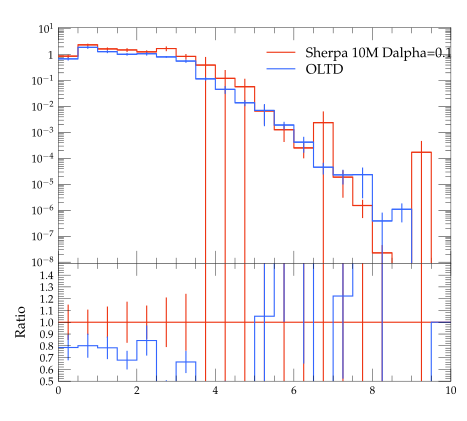

The script that saved this image:
#! /usr/bin/env python

# This Python script was auto-generated using YODA v2.0.0.
# Analysis object: /evtb/inc_bg_dr
# Timestamp: 12-04-2024 (11:12:09)

import matplotlib as mpl
import matplotlib.pyplot as plt
mpl.use('Agg') # comment out for interactive use
import os
import numpy as np

plotDir = os.path.split(os.path.realpath(__file__))[0]
if 'YODA_USER_PLOT_PATH' in globals():
    plot_outdir = globals()['YODA_USER_PLOT_PATH']
else:
    plot_outdir = plotDir

#plot style
plt.style.use(os.path.join(plotDir, '../default.mplstyle'))
# plot metadata
figW, figH = plt.rcParams['figure.figsize']
ax_xLabel = r''
ax_yLabel = r''
ax_title  = r''
ax_xScale = 'linear'
ax_yScale = 'log'
xLims = (0.0, 10.0)
yLims = (9.000000000000001e-09, 11.0)

# TeX-friendly labels for the legend
labels = [ r"Sherpa 10M Dalpha=0.1", r"OLTD" ]

# Create figure and axis objects
fig, (ax, ratio0_ax) = plt.subplots(2, 1, sharex=True,
                  figsize=(figW,figH), gridspec_kw={'height_ratios': (2, 1)})
ratio0_ax.yaxis.set_major_locator(mpl.ticker.MultipleLocator(0.1))
ratio0_ax.set_ylim(0.5, 1.4999)
ratio0_ax.set_ylabel('Ratio')

# LineColor map: curve index -> color
linecolors = {0: '#EE3311', 1: '#3366FF'}
# the numerical data is stored in a separate file
dataf = dict()
prefix = os.path.split(__file__)[0]
if prefix:    prefix = prefix + '/'
exec(open(prefix+'inc_bg_dr__data.py').read(), dataf)


legend_handles = [] # keep track of handles for the legend

# style options for curves
# starts at zorder>=5 to draw curve on top of legend
styles = {
  'curve0': {
    'color' : linecolors[0],
    'linestyle' : '-',
    'marker' : 'o',
    'zorder' : 5,
    'histstyle' : True,
  },
  'curve1': {
    'color' : linecolors[1],
    'linestyle' : '-',
    'marker' : 'o',
    'zorder' : 6,
    'histstyle' : True,
  },
}
# curve from input yoda files in main panel
for label in dataf['yvals'].keys():
    if all(np.isnan(v) for v in dataf['yvals'][label]):
        continue
    tmp = None
    if styles[label]['histstyle']: # draw as histogram
        tmp, = ax.plot(dataf['xedges'], dataf['yedges'][label],
                       color=styles[label]['color'],
                       linestyle=styles[label]['linestyle'],
                       drawstyle='steps-pre', solid_joinstyle='miter',
                       zorder=styles[label]['zorder'], label=label)
        ax.errorbar(dataf['xpoints'], dataf['yvals'][label], color=styles[label]['color'],
                    xerr=dataf['xerrs'], yerr=[dataf['ydowns'][label], dataf['yups'][label]],
                    linestyle='none', zorder=styles[label]['zorder'])
    else: # draw as scatter
        tmp = ax.errorbar(dataf['xpoints'], dataf['yvals'][label],
                          xerr=dataf['xerrs'],
                          yerr=[ dataf['ydowns'][label],
                          dataf['yups'][label] ],
                          fmt=styles[label]['marker'],
                          ecolor=styles[label]['color'],
                          color=styles[label]['color'], zorder=2)
        tmp[-1][0].set_linestyle(styles[label]['linestyle'])
    legend_handles += [tmp]
    for varLabel in dataf['variation_yvals'].keys():
        if varLabel.startswith(label):
            tmp, = ax.plot(dataf['xedges'], dataf['variation_yvals'][varLabel],
                           color=styles[label]['color'],
                           linestyle=styles[label]['linestyle'],
                           drawstyle='steps-pre', solid_joinstyle='miter',
                           zorder=styles[label]['zorder'], alpha=0.5)


# plots on ratio panel
# curve from input yoda files in ratio panel
for label, yvals in dataf['ratio0_yvals'].items():
    if all(np.isnan(v) for v in yvals):
        continue
    if styles[label]['histstyle']: # plot as histogram
        ratio0_ax.plot(dataf['xedges'], yvals,
                       color=styles[label]['color'],
                       linestyle=styles[label]['linestyle'],
                       drawstyle='steps-pre', zorder=1,
                       solid_joinstyle='miter')
        ratio0_ax.vlines(dataf['xpoints'],
                         dataf['ratio0_ymin'][label],
                         dataf['ratio0_ymax'][label],
                         color=styles[label]['color'], zorder=1)
    else: # plot as scatter
        tmp = ratio0_ax.errorbar(dataf['xpoints'],
                                 yvals, xerr=dataf['xerrs'],
                                 yerr=dataf['ratio0_yerrs'][label],
                                 fmt=styles[label]['marker'],
                                 ecolor=styles[label]['color'],
                                 color=styles[label]['color'])
        tmp[-1][0].set_linestyle(styles[label]['linestyle'])

    for varlabel in dataf['ratio0_variation_vals'].keys():
        if varlabel.startswith(label):
            ratio0_ax.plot(dataf['xedges'],
                            dataf['ratio0_variation_vals'][varlabel],
                            color=styles[label]['color'],
                            linestyle=styles[label]['linestyle'],
                            drawstyle='steps-pre', solid_joinstyle='miter',
                            zorder=1, alpha=0.5)

legend_pos = (0.5, 0.97)
ax.legend(legend_handles, labels, loc='upper left', bbox_to_anchor=legend_pos)

# set plot metadata as defined above
ratio0_ax.set_xlabel(ax_xLabel)
ratio0_ax.xaxis.set_label_coords(1., -.15)
ax.set_ylabel(ax_yLabel, loc='top')
ax.set_title(ax_title, loc='left')
ax.set_xscale(ax_xScale)
ax.set_yscale(ax_yScale)
ax.set_xlim(xLims)
ax.set_ylim(yLims)

# tick formatting
plt.rcParams['xtick.top'] = True
plt.rcParams['ytick.right'] = True
ax.yaxis.set_major_locator(mpl.ticker.LogLocator(base=10.0, numticks=np.inf))
ax.yaxis.set_minor_locator(mpl.ticker.LogLocator(
                           base=10.0, subs=np.arange(0.1, 1, 0.1), numticks=np.inf))
fig.align_ylabels((ax, ratio0_ax))
plt.savefig(os.path.join(plot_outdir, 'inc_bg_dr.pdf'), format='PDF')
plt.savefig(os.path.join(plot_outdir, 'inc_bg_dr.png'), format='PNG')

plt.close(fig)
